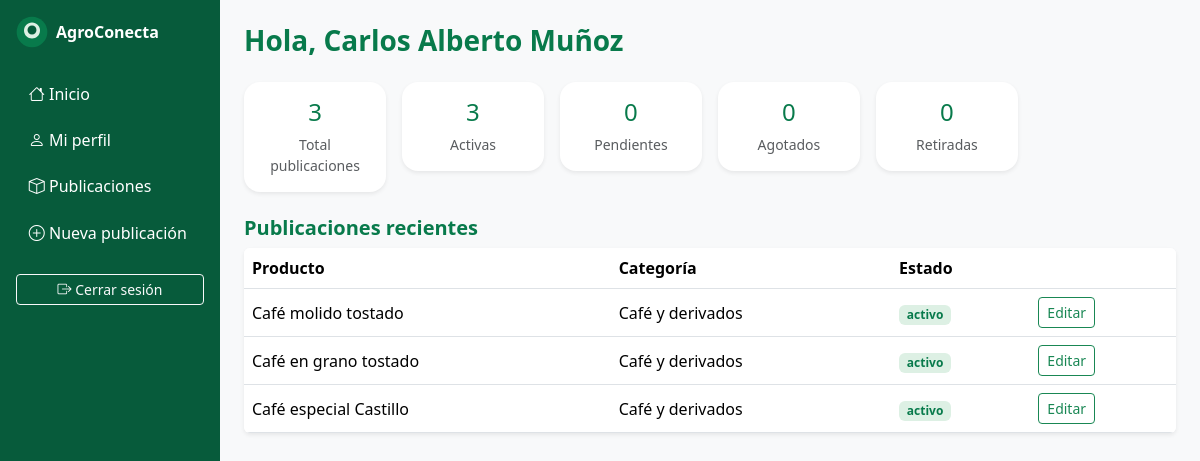
The page /panel (signed in) on the database its author committed.
### tables this page shows
CREATE TABLE IF NOT EXISTS `productores` (
  `id` int UNSIGNED NOT NULL AUTO_INCREMENT,
  `usuario_id` int UNSIGNED NOT NULL,
  `nombre_productor` varchar(120) NOT NULL,
  `nombre_unidad_productiva` varchar(150) DEFAULT NULL,
  `zona_vereda` varchar(120) NOT NULL,
  `municipio` varchar(80) NOT NULL DEFAULT 'La Plata',
  `departamento` varchar(80) NOT NULL DEFAULT 'Huila',
  `telefono_comercial` varchar(30) DEFAULT NULL,
  `mostrar_telefono` tinyint(1) NOT NULL DEFAULT '0',
  `imagen_perfil` varchar(255) DEFAULT NULL,
  `fecha_registro` timestamp NOT NULL DEFAULT CURRENT_TIMESTAMP,
  `fecha_actualizacion` timestamp NOT NULL DEFAULT CURRENT_TIMESTAMP ON UPDATE CURRENT_TIMESTAMP,
  PRIMARY KEY (`id`),
  UNIQUE KEY `usuario_id` (`usuario_id`),
  KEY `idx_productores_municipio` (`municipio`),
  KEY `idx_productores_vereda` (`zona_vereda`)
);

CREATE TABLE IF NOT EXISTS `productos` (
  `id` int UNSIGNED NOT NULL AUTO_INCREMENT,
  `productor_id` int UNSIGNED NOT NULL,
  `categoria_id` int UNSIGNED NOT NULL,
  `nombre` varchar(150) NOT NULL,
  `descripcion` text NOT NULL,
  `tipo_producto` varchar(100) NOT NULL,
  `unidad_comercializacion` varchar(50) NOT NULL,
  `precio` decimal(12,2) DEFAULT NULL,
  `disponibilidad` enum('en_stock','agotado') NOT NULL DEFAULT 'en_stock',
  `estado_publicacion` enum('pendiente','activo','retirado','rechazado','suspendido') NOT NULL DEFAULT 'pendiente',
  `fecha_creacion` timestamp NOT NULL DEFAULT CURRENT_TIMESTAMP,
  `fecha_actualizacion` timestamp NOT NULL DEFAULT CURRENT_TIMESTAMP ON UPDATE CURRENT_TIMESTAMP,
  PRIMARY KEY (`id`),
  KEY `idx_productos_nombre` (`nombre`),
  KEY `idx_productos_categoria` (`categoria_id`),
  KEY `idx_productos_estado` (`estado_publicacion`),
  KEY `idx_productos_productor` (`productor_id`),
  KEY `idx_productos_fecha` (`fecha_creacion`)
);

CREATE TABLE IF NOT EXISTS `categorias` (
  `id` int UNSIGNED NOT NULL AUTO_INCREMENT,
  `nombre` varchar(100) NOT NULL,
  `descripcion` text,
  `imagen` varchar(255) DEFAULT NULL,
  `estado` enum('activa','inactiva') NOT NULL DEFAULT 'activa',
  `fecha_creacion` timestamp NOT NULL DEFAULT CURRENT_TIMESTAMP,
  PRIMARY KEY (`id`),
  UNIQUE KEY `nombre` (`nombre`)
);

### app/Controllers/ProducerController.php (called while the page is built, shortened)
<?php
class ProducerController extends Controller
{
    private function producer(): array
    {
        $p = (new Producer())->byUserId((int)$_SESSION['usuario_id']);
        return $p;
    }
    public function dashboard(): void
    {
        $prod   = $this->producer();
        $stats  = (new Producer())->dashboardStats((int)$prod['id']);
        $productos = (new Product())->byProducer((int)$prod['id']);
        $recientes = array_slice($productos, 0, 5);
        $this->view('producer/dashboard', compact('prod', 'stats', 'recientes', 'productos'), 'dashboard');
    }
}

### index.php (called while the page is built, shortened)
<?php
require __DIR__ . '/config/bootstrap.php';
$router = new Router();
$router->dispatch(
    $_SERVER['REQUEST_METHOD'] ?? 'GET',
    parse_url($_SERVER['REQUEST_URI'] ?? '/', PHP_URL_PATH) ?: '/'
);

### config/bootstrap.php (called while the page is built, shortened)
<?php
spl_autoload_register(function (string $class): void {
    $rel  = substr($class, 4);
    $file = __DIR__ . '/../app/' . str_replace('\\', '/', $rel) . '.php';
});
require_once __DIR__ . '/database.php';

### config/database.php (called while the page is built, shortened)
<?php
class Database
{
    private static ?PDO $pdo = null;
    public static function connection(): PDO
    {
        if (self::$pdo === null) {
            $host = getenv('DB_HOST') ?: '127.0.0.1';
            $port = getenv('DB_PORT') ?: '3306';
            $name = getenv('DB_NAME') ?: 'agroconecta_huila';
            $user = getenv('DB_USER') ?: 'root';
            $pass = getenv('DB_PASS') ?: '';
            $dsn = "mysql:host={$host};port={$port};dbname={$name};charset=utf8mb4";
            self::$pdo = new PDO($dsn, $user, $pass, [
                PDO::ATTR_ERRMODE            => PDO::ERRMODE_EXCEPTION,
                PDO::ATTR_DEFAULT_FETCH_MODE => PDO::FETCH_ASSOC,
                PDO::ATTR_EMULATE_PREPARES   => false,
            ]);
        }
        return self::$pdo;
    }
}

### app/core/Model.php (called while the page is built, shortened)
<?php
abstract class Model
{
    public function __construct()
    {
        $this->db = \Database::connection();
    }
}

### app/Models/Producer.php (called while the page is built, shortened)
<?php
class Producer extends Model
{
    public function byUserId(int $uid): ?array
    {
        $stmt = $this->db->prepare('SELECT * FROM productores WHERE usuario_id = ? LIMIT 1');
        $stmt->execute([$uid]);
        return $stmt->fetch() ?: null;
    }
    public function dashboardStats(int $producerId): array
    {
        $stmt = $this->db->prepare(
            "SELECT
                COUNT(*) AS total,
                SUM(estado_publicacion='activo') AS activas,
                SUM(estado_publicacion='pendiente') AS pendientes,
                SUM(estado_publicacion='retirado') AS retiradas,
                SUM(disponibilidad='agotado' AND estado_publicacion='activo') AS agotados
             FROM productos WHERE productor_id = ?"
        );
        $stmt->execute([$producerId]);
        return $stmt->fetch() ?: [];
    }
}

### app/Helpers/Security.php (called while the page is built, shortened)
<?php
class Security
{
    public static function e(?string $v): string
    {
        return htmlspecialchars((string)$v, ENT_QUOTES | ENT_HTML5, 'UTF-8');
    }
}

### app/Models/Product.php (called while the page is built, shortened)
<?php
class Product extends Model
{
    public function byProducer(int $pid): array
    {
        $stmt = $this->db->prepare(
            'SELECT pr.*, c.nombre AS categoria,
                (SELECT url_imagen FROM imagenes_productos
                 WHERE producto_id=pr.id ORDER BY es_principal DESC, orden ASC LIMIT 1) AS imagen
             FROM productos pr INNER JOIN categorias c ON c.id = pr.categoria_id
             WHERE pr.productor_id = ?
             ORDER BY pr.fecha_creacion DESC'
        );
        $stmt->execute([$pid]);
        return $stmt->fetchAll();
    }
}

### app/Views/producer/dashboard.php (the view)
<?php use App\Helpers\Security; $base = getenv('APP_URL') ?: ''; ?>
<h1 class="h3 text-success fw-bold">Hola, <?= Security::e($prod['nombre_productor']) ?></h1>
<div class="row g-3 mt-2">
  <?php foreach ([
    'Total publicaciones' => $stats['total'] ?? 0,
    'Activas'             => $stats['activas'] ?? 0,
    'Pendientes'          => $stats['pendientes'] ?? 0,
    'Agotados'            => $stats['agotados'] ?? 0,
    'Retiradas'           => $stats['retiradas'] ?? 0,
  ] as $label => $v): ?>
    <div class="col-6 col-md-4 col-lg-2">
      <div class="card border-0 shadow-sm text-center">
        <div class="card-body">
          <div class="h4 text-success"><?= (int)$v ?></div>
          <div class="small text-muted"><?= $label ?></div>
        </div>
      </div>
    </div>
  <?php endforeach; ?>
</div>
<h2 class="h5 text-success fw-bold mt-4">Publicaciones recientes</h2>
<div class="table-responsive bg-white rounded shadow-sm">
  <table class="table mb-0 align-middle">
    <thead><tr><th>Producto</th><th>Categoría</th><th>Estado</th><th></th></tr></thead>
    <tbody>
      <?php foreach ($recientes as $p): ?>
        <tr>
          <td><?= Security::e($p['nombre']) ?></td>
          <td><?= Security::e($p['categoria']) ?></td>
          <td><span class="badge bg-success-subtle text-success"><?= Security::e($p['estado_publicacion']) ?></span></td>
          <td><a class="btn btn-sm btn-outline-success" href="<?= $base ?>/panel/editar/<?= $p['id'] ?>">Editar</a></td>
        </tr>
      <?php endforeach; ?>
    </tbody>
  </table>
</div>

### app/core/Router.php (shortened to what this page needs)
<?php
class Router
{
    private array $routes = [];
    private function add(string $m, string $p, array $h, array $mw): void
    {
        $this->routes[] = compact('m', 'p', 'h', 'mw');
    }
    public function dispatch(string $method, string $uri): void
    {
        $base = rtrim(str_replace('\\', '/', dirname($_SERVER['SCRIPT_NAME'] ?? '')), '/');
        if ($base !== '' && str_starts_with($uri, $base)) {
            $uri = substr($uri, strlen($base));
        }
        $uri = '/' . trim($uri, '/');
        foreach ($this->routes as $r) {
            if ($r['m'] !== $method) continue;
            $pat = '#^' . preg_replace('#\{[a-zA-Z_]+\}#', '([^/]+)', $r['p']) . '$#';
            if (preg_match($pat, $uri, $matches)) {
                array_shift($matches);
                [$class, $action] = $r['h'];
                (new $class())->{$action}(...$matches);
                return;
            }
        }
    }
}

### public/assets/css/style.css (style rules this page uses)
:root { --verde-oscuro: #075b3b; --verde: #087a4b; --verde-2: #2d9564; --verde-claro: #ddf0e4; --blanco: #ffffff; --gris-claro: #f4f6f4; --gris-medio: #e5e7eb; --gris-oscuro: #263238; --amarillo: #f5d99a; --rojo: #dc3545; }
body { background: var(--gris-claro); color: var(--gris-oscuro); font-family: "Segoe UI", system-ui, sans-serif; }
.text-success { color: var(--verde) !important; }
.bg-success-subtle { background: var(--verde-claro) !important; }
.card { border-radius: 1rem; }

### rows shown on the page
productores: nombre_productor "Carlos Alberto Muñoz"
productos: nombre "Café molido tostado", categoria.nombre "Café y derivados", estado_publicacion "activo"
productos: nombre "Café en grano tostado", categoria.nombre "Café y derivados", estado_publicacion "activo"
productos: nombre "Café especial Castillo", categoria.nombre "Café y derivados", estado_publicacion "activo"

### other values the page prints
$v "3"
$label "Total publicaciones"
$label "Activas"
$v "0"
$label "Pendientes"
$label "Agotados"
$label "Retiradas"
